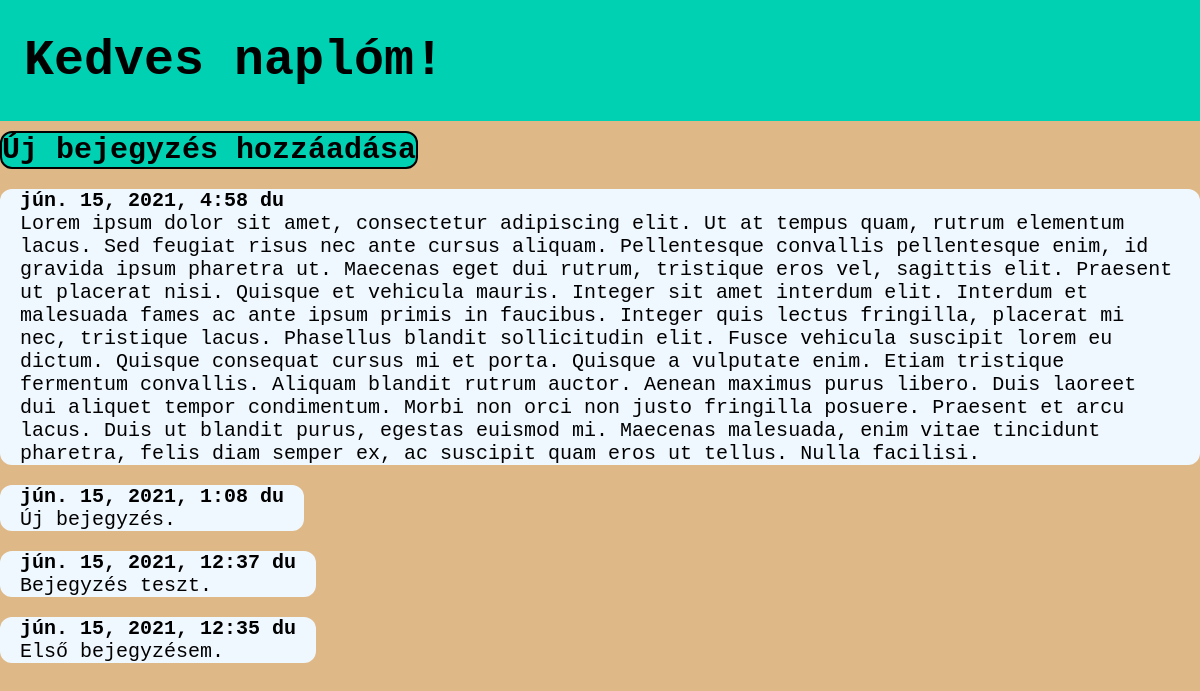
The page / on the database its author committed.
### entries/models.py (models this page shows, shortened)
class Entry(models.Model):
    text = models.TextField()
    posted_date = models.DateTimeField(auto_now_add=True)
    class Meta:
        verbose_name_plural = 'Entries'

### entries/views.py (the view)
# urls.py: path('', views.index, name='home'),
def index(request):
    entries = Entry.objects.order_by('-posted_date')
    context = {'entries' : entries}
    return render(request,'entries/index.html',context)

### entries/templates/entries/index.html (shortened to what this page needs)
<!DOCTYPE html>
<html lang="en">
<head>
</head>
<body>
    <section class="hero is-primary">
        <div class="hero-body">
            <div class="container">
                <h1 class="title">
                    Kedves naplóm!
                </h1>
            </div>
        </div>
    </section>
    <section class="section">
        <div class="container">
            <article class="media">
                <div class="media-content">
                    <div class="link">
                        <a href="{% url 'add' %}">Új bejegyzés hozzáadása</a>
                    </div>
                </div>
            </article>
            {% for entry in entries %}
            <article class="media">
                <div class="media-content">
                    <div class="content">
                        <p>
                            <strong>{{ entry.posted_date }}</strong>
                            <br> {{ entry.text }}
                        </p>
                    </div>
                </div>
            </article>
            {% endfor %}
        </div>
    </section>
</body>
</html>

### entries/templates/entries/index.html (style rules this page uses)
body { background-color:burlywood; }
.hero-body { -webkit-box-flex: 1; -ms-flex-positive: 1; flex-grow: 1; -ms-flex-negative: 0; flex-shrink: 0; padding: 2rem 1.5rem; }
.hero.is-primary { background-color: #00d1b2; color: #fff; }
div { display: block; }
.hero.is-primary .title { color: black; font-size: 50px; font-family:'Segoe Print','Courier New', Courier, monospace; }
body, h1, html { margin: 0; padding: 0; }
.content { font-size:20px; font-family:'Courier New', Courier, monospace; margin-top: 10px; background-color: aliceblue; width: fit-content; padding-right: 20px; padding-left: 20px; border-radius: 12px; max-height: 100%; max-width: 100%; }
.link { font-size:30px; font-family:'Bradley Hand ITC','Courier New', Courier, monospace; margin-top: 10px; border-radius: 12px; background-color: #00d1b2; width: fit-content; border: 2px solid black; }
a { text-decoration: none; color: black; font-weight: bold; border-radius: 10px; }

### rows shown on the page
Entry: posted_date "jún. 15, 2021, 4:58 du", text "Lorem ipsum dolor sit amet, consectetur adipiscing elit. Ut at tempus quam, rutrum elementum lacus. Sed feugiat risus nec ante cursus aliquam. Pellentesque convallis pellentesque enim, id gravida ipsum pharetra ut. Maecenas eget dui rutrum, tristique eros vel, sagittis elit. Praesent ut placerat nisi. Quisque et vehicula mauris. Integer sit amet interdum elit. Interdum et malesuada fames ac ante ipsum primis in faucibus. Integer quis lectus fringilla, placerat mi nec, tristique lacus. Phasellus blandit sollicitudin elit. Fusce vehicula suscipit lorem eu dictum. Quisque consequat cursus mi et porta. Quisque a vulputate enim. Etiam tristique fermentum convallis. Aliquam blandit rutrum auctor.…"
Entry: posted_date "jún. 15, 2021, 1:08 du", text "Új bejegyzés."
Entry: posted_date "jún. 15, 2021, 12:37 du", text "Bejegyzés teszt."
Entry: posted_date "jún. 15, 2021, 12:35 du", text "Első bejegyzésem."
